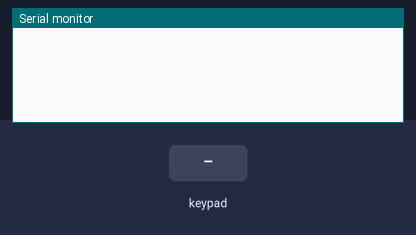
The sketch below on a simulated ESP32. Parts: the last lines printed to the serial monitor. The test bench sets the inputs (shaded band).

Above: at 1.2 s.
1.3 s: key '1' pressed
At 2.0 s:
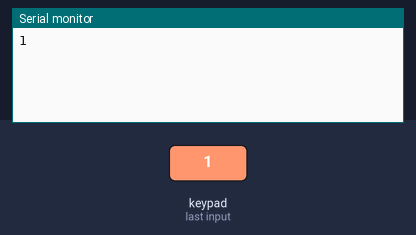
2.8 s: keypad keys 1 9 2 7 2 6 2 5 # pressed 0.4 s apart
At 7.0 s:
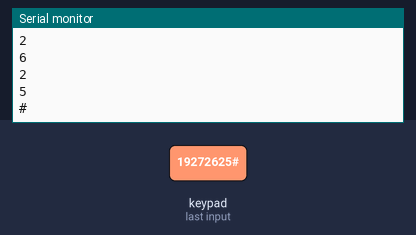
7.9 s: key 'A' pressed
At 9.1 s:
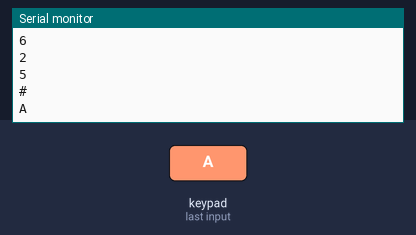
9.4 s: keypad keys 1 9 2 7 2 6 2 5 * pressed 0.4 s apart
At 13.1 s:
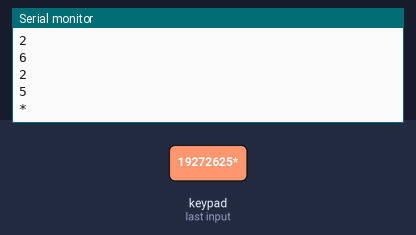
14.5 s: key 'B' pressed
At 15.7 s:
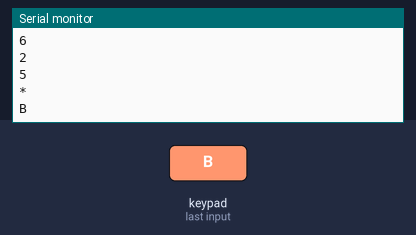
16.0 s: keypad keys 1 9 2 7 2 6 2 5 D pressed 0.4 s apart
At 20.4 s:
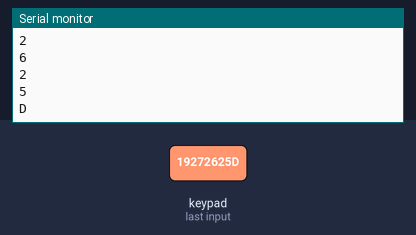
Timing chart, 0 to 21.9 s (numbered marks = the images above; inputs shaded):
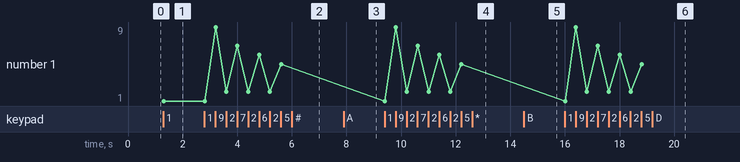

Measured:
- after the input at 1.3 s, the serial monitor: prints a new line at once (image 1)
- after the input at 2.8 s, the serial monitor: prints a new line after 0.41 s (image 2)
- after the input at 7.9 s, the serial monitor: prints a new line at once (image 3)
- after the input at 9.4 s, the serial monitor: prints a new line at once (image 4)
- after the input at 14.5 s, the serial monitor: prints a new line at once (image 5)
- after the input at 16.0 s, the serial monitor: prints a new line at once (image 6)
- plotted number 1: 1 → 5 after the input at 2.8 s

The sketch:

CustomKeypadTest.ino
```cpp
/* @file CustomKeypad.pde
|| @version 1.0
|| @author Alexander Brevig
|| @contact alexanderbrevig@gmail.com
||
|| @description
|| | Demonstrates changing the keypad size and key values.
|| #
*/
#include <Keypad.h>

const byte ROWS = 4; //four rows
const byte COLS = 4; //four columns
//define the cymbols on the buttons of the keypads
char hexaKeys[ROWS][COLS] = {
  {'1','2','3', 'A'},
  {'4','5','6','B'},
  {'7','8','9','C'},
  {'*','0','#','D'}
};
byte rowPins[ROWS] = {19, 27,26, 25}; //connect to the row pinouts of the keypad
byte colPins[COLS] = {2, 4, 5, 18}; //connect to the column pinouts of the keypad

//initialize an instance of class NewKeypad
Keypad customKeypad = Keypad( makeKeymap(hexaKeys), rowPins, colPins, ROWS, COLS);

void setup(){
  Serial.begin(9600);
}

void loop(){
  char customKey = customKeypad.getKey();

  if (customKey){
    Serial.println(customKey);
  }
}
```
